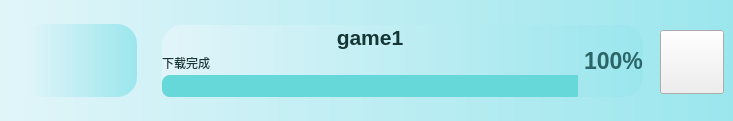
        <widget class="QWidget" name="widget_game_1" native="true">
         <property name="minimumSize">
          <size>
           <width>0</width>
           <height>121</height>
          </size>
         </property>
         <property name="maximumSize">
          <size>
           <width>16777215</width>
           <height>121</height>
          </size>
         </property>
         <property name="styleSheet">
          <string notr="true">.QWidget{
	background-color: qlineargradient(x1:0, y0:0, x2:1, y2:0,stop:0 rgb(225, 245, 249), stop:1 rgb(155, 230, 237));
	border-radius:20px;
	color: rgb(255, 255, 255);
}
</string>
         </property>
         <widget class="QWidget" name="widget_54" native="true">
          <property name="geometry">
           <rect>
            <x>24</x>
            <y>24</y>
            <width>113</width>
            <height>73</height>
           </rect>
          </property>
          <property name="styleSheet">
           <string notr="true"/>
          </property>
          <widget class="QLabel" name="label_icon_game_1">
           <property name="geometry">
            <rect>
             <x>30</x>
             <y>5</y>
             <width>64</width>
             <height>64</height>
            </rect>
           </property>
           <property name="styleSheet">
            <string notr="true">border-image: url(:/icons/icons/自定义.png);</string>
           </property>
           <property name="text">
            <string/>
           </property>
          </widget>
         </widget>
         <widget class="QPushButton" name="pushButton_game_1">
          <property name="geometry">
           <rect>
            <x>660</x>
            <y>30</y>
            <width>64</width>
            <height>64</height>
           </rect>
          </property>
          <property name="styleSheet">
           <string notr="true">border-image: url(:/icons/icons/play_game.png);</string>
          </property>
          <property name="text">
           <string/>
          </property>
         </widget>
         <widget class="QWidget" name="layoutWidget_12">
          <property name="geometry">
           <rect>
            <x>162</x>
            <y>25</y>
            <width>481</width>
            <height>72</height>
           </rect>
          </property>
          <layout class="QHBoxLayout" name="horizontalLayout_13">
           <item>
            <layout class="QVBoxLayout" name="verticalLayout_13">
             <property name="spacing">
              <number>2</number>
             </property>
             <item>
              <widget class="QLabel" name="label_game_1">
               <property name="font">
                <font>
                 <pointsize>16</pointsize>
                 <weight>75</weight>
                 <bold>true</bold>
                </font>
               </property>
               <property name="styleSheet">
                <string notr="true">color: rgb(22, 54, 53);
text-align:centre;
</string>
               </property>
               <property name="text">
                <string>game1</string>
               </property>
               <property name="alignment">
                <set>Qt::AlignCenter</set>
               </property>
              </widget>
             </item>
             <item>
              <widget class="QLabel" name="label_91">
               <property name="font">
                <font>
                 <weight>50</weight>
                 <bold>false</bold>
                </font>
               </property>
               <property name="styleSheet">
                <string notr="true">color: rgb(22, 54, 53)</string>
               </property>
               <property name="text">
                <string>下载完成</string>
               </property>
              </widget>
             </item>
             <item>
              <widget class="QProgressBar" name="progressBar_28">
               <property name="styleSheet">
                <string notr="true">QProgressBar::chunk {
        border-top-left-radius:8px;
border-bottom-left-radius:8px;
	background-color: rgb(103, 216, 217)
}
QProgressBar{
border-radius:8px;
background-color: rgb(223, 223, 223);
}
</string>
               </property>
               <property name="value">
                <number>100</number>
               </property>
               <property name="textVisible">
                <bool>false</bool>
               </property>
              </widget>
             </item>
            </layout>
           </item>
           <item>
            <widget class="QLabel" name="label_92">
             <property name="font">
              <font>
               <pointsize>17</pointsize>
               <weight>75</weight>
               <bold>true</bold>
              </font>
             </property>
             <property name="styleSheet">
              <string notr="true">color: rgb(43, 101, 103);</string>
             </property>
             <property name="text">
              <string>100%</string>
             </property>
             <property name="alignment">
              <set>Qt::AlignLeading|Qt::AlignLeft|Qt::AlignVCenter</set>
             </property>
            </widget>
           </item>
          </layout>
         </widget>
        </widget>
